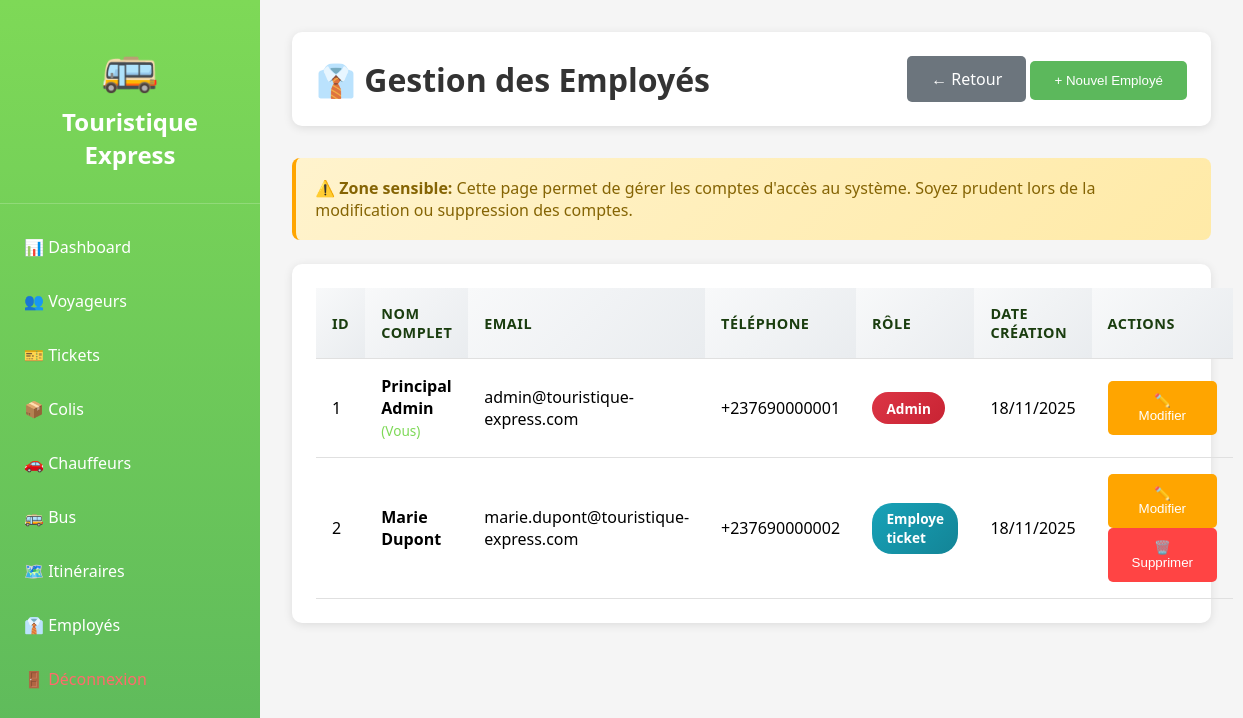
/admin_employes.php (signed in), run on the app's committed database.
### tables this page shows
CREATE TABLE utilisateurs (
    id_utilisateur INT AUTO_INCREMENT PRIMARY KEY,
    nom VARCHAR(100) NOT NULL,
    prenom VARCHAR(100) NOT NULL,
    email VARCHAR(150) UNIQUE NOT NULL,
    mot_de_passe VARCHAR(255) NOT NULL,
    role ENUM('admin', 'employe_ticket', 'chauffeur') DEFAULT 'employe_ticket',
    telephone VARCHAR(20),
    date_creation TIMESTAMP DEFAULT CURRENT_TIMESTAMP
);

### admin_employes.php (the view, shortened to what this page needs)
<?php
$conn = getDBConnection();
$utilisateurs = $conn->query("SELECT * FROM utilisateurs ORDER BY date_creation DESC")->fetchAll(PDO::FETCH_ASSOC);
?>
<!DOCTYPE html>
<html lang="fr">
<head>
</head>
<body>
    <aside class="sidebar">
        <div class="logo-sidebar">
            <div style="font-size: 3rem;">🚌</div>
            <h2><?php echo APP_NAME; ?></h2>
        </div>
        <ul class="menu">
            <li><a href="admin_dashboard.php"><span>📊</span> Dashboard</a></li>
            <li><a href="admin_voyageurs.php"><span>👥</span> Voyageurs</a></li>
            <li><a href="admin_tickets.php"><span>🎫</span> Tickets</a></li>
            <li><a href="admin_colis.php"><span>📦</span> Colis</a></li>
            <li><a href="admin_chauffeurs.php"><span>🚗</span> Chauffeurs</a></li>
            <li><a href="admin_bus.php"><span>🚌</span> Bus</a></li>
            <li><a href="admin_itineraires.php"><span>🗺️</span> Itinéraires</a></li>
            <li><a href="admin_employes.php" class="active"><span>👔</span> Employés</a></li>
            <li><a href="logout.php" style="color: #ff6b6b;"><span>🚪</span> Déconnexion</a></li>
        </ul>
    </aside>
    <main class="main-content">
        <div class="top-bar">
            <h1>👔 Gestion des Employés</h1>
            <div>
                <a href="admin_dashboard.php" class="btn btn-back">← Retour</a>
                <button onclick="openModal('create')" class="btn btn-primary">+ Nouvel Employé</button>
            </div>
        </div>
        <div class="alert-warning">
            ⚠️ <strong>Zone sensible:</strong> Cette page permet de gérer les comptes d'accès au système. Soyez prudent lors de la modification ou suppression des comptes.
        </div>
        <div class="card">
            <table>
                <thead>
                    <tr>
                        <th>ID</th>
                        <th>Nom Complet</th>
                        <th>Email</th>
                        <th>Téléphone</th>
                        <th>Rôle</th>
                        <th>Date création</th>
                        <th>Actions</th>
                    </tr>
                </thead>
                <tbody>
                    <?php foreach ($utilisateurs as $u): ?>
                    <tr>
                        <td><?php echo $u['id_utilisateur']; ?></td>
                        <td>
                            <strong><?php echo htmlspecialchars($u['prenom'] . ' ' . $u['nom']); ?></strong>
                            <?php if ($u['id_utilisateur'] == $_SESSION['user_id']): ?>
                                <span style="color: #7ed957; font-size: 0.85rem;">(Vous)</span>
                            <?php endif; ?>
                        </td>
                        <td><?php echo htmlspecialchars($u['email']); ?></td>
                        <td><?php echo htmlspecialchars($u['telephone']); ?></td>
                        <td>
                            <span class="badge badge-<?php echo $u['role']; ?>">
                                <?php echo ucfirst(str_replace('_', ' ', $u['role'])); ?>
                            </span>
                        </td>
                        <td><?php echo date('d/m/Y', strtotime($u['date_creation'])); ?></td>
                        <td>
                            <button onclick='editEmploye(<?php echo json_encode($u); ?>)' class="btn btn-warning btn-small">✏️ Modifier</button>
                            <?php if ($u['id_utilisateur'] != $_SESSION['user_id']): ?>
                            <form method="POST" style="display: inline;" onsubmit="return confirm('Confirmer la suppression de cet employé ?');">
                                <button type="submit" class="btn btn-danger btn-small">🗑️ Supprimer</button>
                            </form>
                            <?php endif; ?>
                        </td>
                    </tr>
                    <?php endforeach; ?>
                </tbody>
            </table>
        </div>
    </main>
</body>
</html>

### admin_employes.php (style rules this page uses)
* { margin: 0; padding: 0; box-sizing: border-box; }
body { font-family: 'Segoe UI', Tahoma, Geneva, Verdana, sans-serif; background: #f5f5f5; }
.sidebar { position: fixed; left: 0; top: 0; width: 260px; height: 100vh; background: linear-gradient(180deg, #7ed957 0%, #5cb85c 100%); color: white; padding: 2rem 0; overflow-y: auto; }
.logo-sidebar { text-align: center; padding: 0 1rem 2rem; border-bottom: 1px solid rgba(255,255,255,0.2); }
.logo-sidebar h2 { font-size: 1.5rem; margin-top: 0.5rem; }
.menu { list-style: none; padding: 1rem 0; }
.menu li a { display: block; padding: 1rem 1.5rem; color: white; text-decoration: none; transition: background 0.3s; }
.main-content { margin-left: 260px; padding: 2rem; }
.top-bar { background: white; padding: 1.5rem; border-radius: 10px; margin-bottom: 2rem; box-shadow: 0 2px 10px rgba(0,0,0,0.1); display: flex; justify-content: space-between; align-items: center; }
.top-bar h1 { color: #333; }
.btn { padding: 0.75rem 1.5rem; border: none; border-radius: 5px; cursor: pointer; font-weight: 500; text-decoration: none; display: inline-block; transition: transform 0.2s; }
.btn-primary { background: #5cb85c; color: white; }
.btn-danger { background: #ff4444; color: white; }
.btn-warning { background: #ffa500; color: white; }
.btn-back { background: #6c757d; color: white; }
.card { background: white; border-radius: 10px; padding: 1.5rem; box-shadow: 0 2px 10px rgba(0,0,0,0.1); margin-bottom: 2rem; }
.alert-warning { background: linear-gradient(135deg, #fff3cd, #ffeaa7); color: #856404; border-left-color: #ffa500; padding: 1.2rem; margin-bottom: 1.5rem; border-radius: 8px; border-left: 4px solid #ffa500; }
table { width: 100%; border-collapse: collapse; }
th, td { padding: 1rem; text-align: left; border-bottom: 1px solid #e0e0e0; }
th { background: linear-gradient(135deg, #f8f9fa, #e9ecef); color: #1a3d0f; font-weight: 600; font-size: 0.9rem; text-transform: uppercase; letter-spacing: 0.5px; }
.badge { display: inline-block; padding: 0.4rem 0.9rem; border-radius: 20px; font-size: 0.85rem; font-weight: 600; }
.badge-admin { background: linear-gradient(135deg, #dc3545, #c82333); color: white; }
.badge-employe_ticket { background: linear-gradient(135deg, #17a2b8, #138496); color: white; }

### data on the page
utilisateurs: id_utilisateur "1", prenom+nom "Principal Admin", shows "(Vous)", email "admin@touristique-express.com", telephone "+237690000001", role "Admin", date_creation "18/11/2025"
utilisateurs: id_utilisateur "2", prenom+nom "Marie Dupont", email "marie.dupont@touristique-express.com", telephone "+237690000002", role "Employe ticket", date_creation "18/11/2025"

### other printed values
APP_NAME "Touristique Express"
